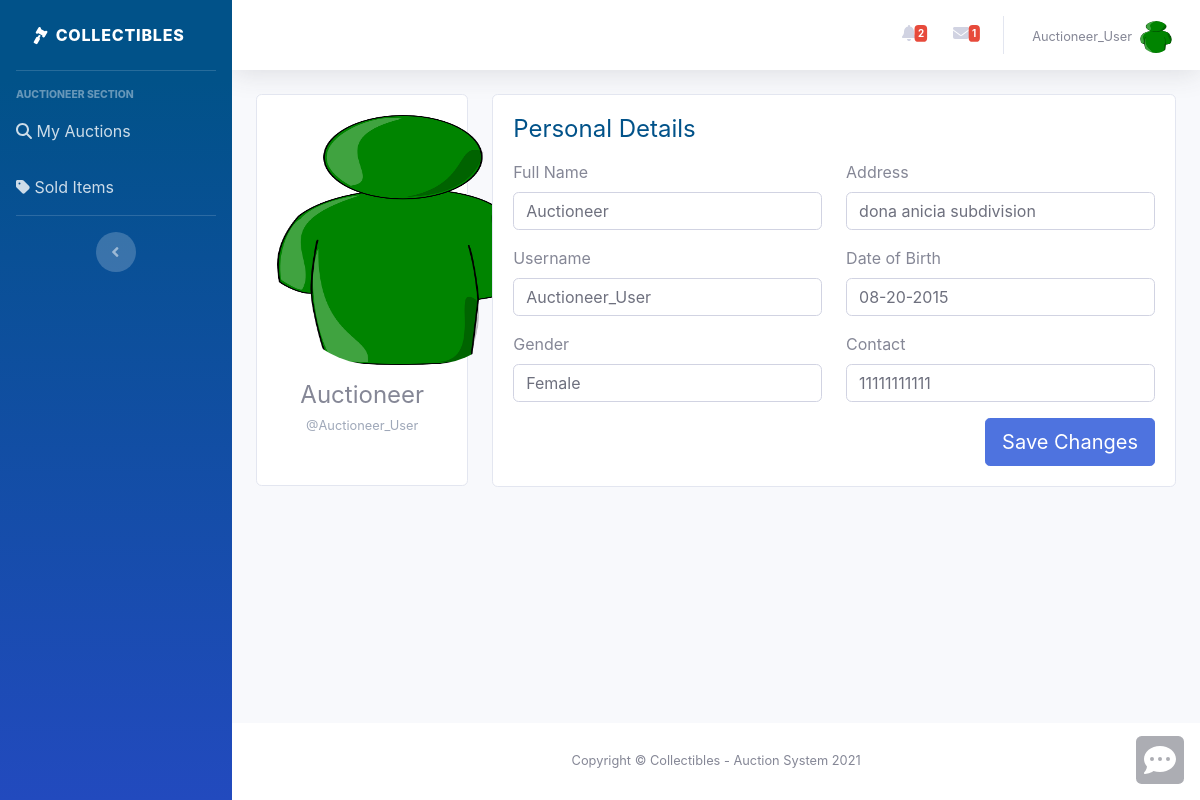
Screenshot of /profile.php (signed in) with the database file from the repository.
### tables this page shows
CREATE TABLE `users` (
  `id` int(11) NOT NULL,
  `name` varchar(255) NOT NULL,
  `address` varchar(255) NOT NULL,
  `username` varchar(50) NOT NULL,
  `password` varchar(255) NOT NULL,
  `date_of_birth` datetime DEFAULT NULL,
  `gender` varchar(255) NOT NULL,
  `contact` varchar(255) DEFAULT NULL,
  `role` varchar(255) NOT NULL,
  `avatar` text NOT NULL,
  `subscription` varchar(255) DEFAULT NULL,
  `payment_option` varchar(255) DEFAULT NULL,
  `date_added` datetime DEFAULT current_timestamp()
);

### profile.php (the view, shortened to what this page needs)
<?php
    require_once "config.php";
    $user_id = trim($_SESSION["id"]);
    $sql = "SELECT * FROM users WHERE id = $user_id";
    $result = mysqli_query($link, $sql);
    $currentUser = $result->fetch_array(MYSQLI_ASSOC);
?>
<!DOCTYPE html>
<html lang="en">
<?php include 'header.php'; ?>
<body id="page-top">
    <div id="wrapper">
        <?php include 'sidebar.php'; ?>
        <div id="content-wrapper" class="d-flex flex-column">
            <div id="content">
                <?php include 'navbar.php'; ?>
                <div class="container-fluid">
                        <div class="row gutters">
                            <div class="col-xl-3 col-lg-3 col-md-12 col-sm-12 col-12">
                                <div class="card">
                                    <div class="card-body">
                                        <div class="account-settings">
                                            <div class="user-profile">
                                                <div class="user-avatar">
                                                    <img src="assets/uploads/<?php echo $currentUser['avatar'] ?>" alt="<?php echo $user['name']; ?>">
                                                </div>
                                                <h4 class="user-name">
                                                    <?php echo $currentUser['name']; ?>
                                                </h4>
                                                <h6 class="user-email">
                                                    @<?php echo ucwords($currentUser['username']); ?>
                                                </h6>
                                            </div>
                                        </div>
                                    </div>
                                </div>
                            </div>
                            <div class="col-xl-9 col-lg-9 col-md-12 col-sm-12 col-12">
                                <div class="card">
                                    <div class="card-body">
                                        <form action="services.php" method="POST">
                                            <div class="row gutters">
                                                <div class="col-xl-12 col-lg-12 col-md-12 col-sm-12 col-12">
                                                    <h4 class="mb-3 text-primary">Personal Details</h4>
                                                </div>
                                                <div class="col-xl-6 col-lg-6 col-md-6 col-sm-6 col-12">
                                                    <div class="form-group">
                                                        <label>Full Name</label>
                                                        <input type="text" class="form-control" name="name" placeholder="Enter full name" value="<?php echo $currentUser['name']; ?>" required>
                                                    </div>
                                                </div>
                                                <div class="col-xl-6 col-lg-6 col-md-6 col-sm-6 col-12">
                                                    <div class="form-group">
                                                        <label>Address</label>
                                                        <input type="text" class="form-control" name="address" placeholder="Enter address" value="<?php echo $currentUser['address']; ?>" required>
                                                    </div>
                                                </div>
                                                <div class="col-xl-6 col-lg-6 col-md-6 col-sm-6 col-12">
                                                    <div class="form-group">
                                                        <label>Username</label>
                                                        <input type="text" class="form-control" name="username" placeholder="Enter Username" value="<?php echo $currentUser['username']; ?>" required>
                                                    </div>
                                                </div>
                                                <div class="col-xl-6 col-lg-6 col-md-6 col-sm-6 col-12">
                                                    <div class="form-group">
                                                        <label>Date of Birth</label>
                                                        <input type="text" class="form-control" name="date_of_birth" placeholder="Enter date of birth" value="<?php echo date('m-d-Y', strtotime($currentUser['date_of_birth'])); ?>" required>
                                                    </div>
                                                </div>
                                                <div class="col-xl-6 col-lg-6 col-md-6 col-sm-6 col-12">
                                                    <div class="form-group">
                                                        <label>Gender</label>
                                                        <input type="text" class="form-control" name="gender" placeholder="Enter gender" value="<?php echo $currentUser['gender']; ?>" required>
                                                    </div>
                                                </div>
                                                <div class="col-xl-6 col-lg-6 col-md-6 col-sm-6 col-12">
                                                    <div class="form-group">
                                                        <label>Contact</label>
                                                        <input type="text" class="form-control" name="contact" placeholder="Enter contact number" value="<?php echo $currentUser['contact']; ?>" required>
                                                    </div>
                                                </div>
                                            </div>
                                            <div class="row gutters">
                                                <div class="col-xl-12 col-lg-12 col-md-12 col-sm-12 col-12">
                                                    <div class="text-right">
                                                        <input type="submit" name="update_user" class="btn btn-lg btn-primary" value="Save Changes">
                                                    </div>
                                                </div>
                                            </div>
                                        </form>
                                    </div>
                                </div>
                            </div>
                        </div>
                </div>
            </div>
            <?php include 'footer.php'; ?>
        </div>
    </div>
    <?php include 'background.php';  ?>
</body>
</html>

### rows the page displays
users: avatar (picture), name "Auctioneer", username "Auctioneer_User", address "dona anicia subdivision", date_of_birth "08-20-2015", gender "Female", contact "11111111111"

### other values shown
count($filteredNotifications) "2"
count($thread_count->fetch_all()) "1"
$_SESSION["username"] "Auctioneer_User"
